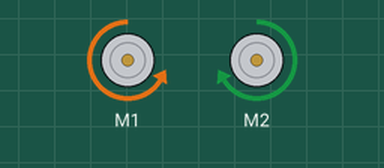
This sketch was run on a simulated Arduino Uno, built with avr-gcc and run on an emulated ATmega328P. Shown: 2 × DC motor (green arrow = forward, orange = backward, longer = faster).

Above: at 1.5 s.
At 3.5 s:
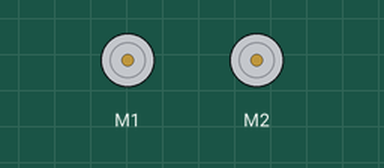
At 5.5 s:
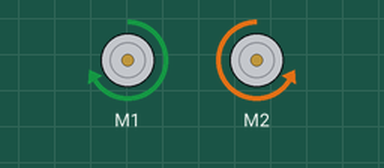
Timing chart, 0 to 10.4 s (numbered marks = the images above):
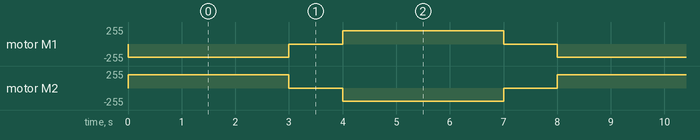

The sketch:

Motor.ino
```cpp
#include <AFMotor.h>
// distancia 1000mm

AF_DCMotor motor1(1, MOTOR34_64KHZ);

AF_DCMotor motor2 (2, MOTOR34_64KHZ);

//DEFINE EL PUERTO 3
//CON UNA FRECUENCIA DE 64KHZ PWM

void setup() {
  motor1.setSpeed(200);
  // VELOCIDAD DEL MOTOR

  motor2.setSpeed(200);

}
void loop() {
  //AVANZA
  motor1.run(BACKWARD);
  motor2.run(FORWARD);
  delay(3000);
  //SE DETIENE
  motor1.run(RELEASE);
  motor2.run(RELEASE);
  delay(1000);
  //RETROCEDE
  motor1.run(FORWARD);
  motor2.run(BACKWARD);
  delay(3000);
  //SE DETIENE
  motor1.run(RELEASE);
  motor2.run(RELEASE);
  delay(1000);
}
```

Measured:
- by itself, motor M1: repeats every 8.0 s: stopped 1.0 s, forward 200/255 3.0 s, stopped 1.0 s, backward 200/255 3.0 s
- by itself, motor M2: repeats every 8.0 s: stopped 1.0 s, backward 200/255 3.0 s, stopped 1.0 s, forward 200/255 3.0 s
